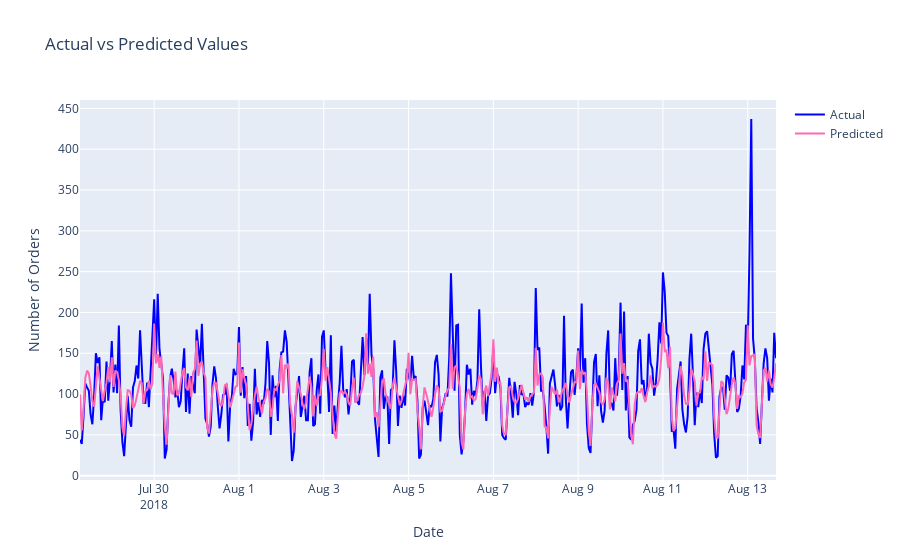

The cell this chart's notebook holds for it:
### Markdown cell above
The best model was found with a depth of 9, min leaves of 2, min split of 2, and using 200 estimators.

RMSE on the train set gave an RMSE of 15.25, compared to 32.76 on the validation set. This difference between values may show signs of overfitting. A direct comparison of predicted and actual values along with an analysis on residuals may reveal more.

### Code cell
# create function to plot actual and predicted values
def plot_actual_predicted(y_true, y_pred):
    # create figure
    fig = go.Figure()
    # plot actual values
    fig.add_trace(go.Scatter
                    (x=y_true.index, y=y_true, mode='lines', line=dict(color='blue'), name='Actual'))
    # plot predicted values
    fig.add_trace(go.Scatter
                    (x=y_true.index, y=y_pred, mode='lines', line=dict(color='hotpink'), name='Predicted'))
    
    # Update layout
    fig.update_layout(title='Actual vs Predicted Values',
                      xaxis_title='Date',
                      yaxis_title='Number of Orders')
    
    # Show figure
    fig.show()
    
# plot actual and predicted values
plot_actual_predicted(y_valid, pred_valid)

### Figure 1 — Plotly figure (JSON) as saved in the notebook; plotly's stock layout.template omitted (floating-point values rounded to 4 significant figures; data arrays with more than 128 entries replaced by an {"elided": "..."} marker saying what was removed)
{"data": [{"line": {"color": "blue"}, "mode": "lines", "name": "Actual", "type": "scatter", "x": {"elided": "395 str values"}, "y": {"elided": "395 int values"}}, {"line": {"color": "hotpink"}, "mode": "lines", "name": "Predicted", "type": "scatter", "x": {"elided": "395 str values"}, "y": {"elided": "395 float values"}}], "layout": {"title": {"text": "Actual vs Predicted Values"}, "xaxis": {"title": {"text": "Date"}}, "yaxis": {"title": {"text": "Number of Orders"}}}}
